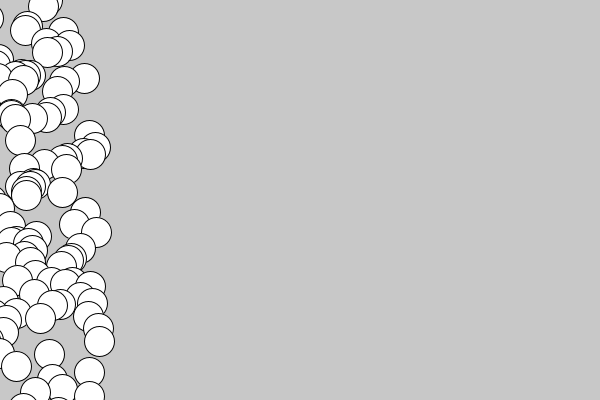
Frame 1 (no input)
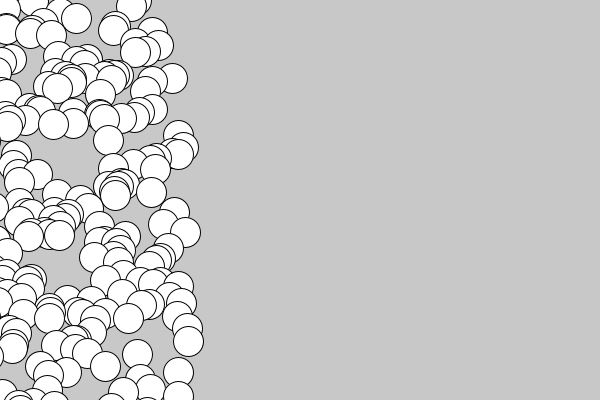
Frame 60 (the mouse pressed at the canvas centre just before this capture)
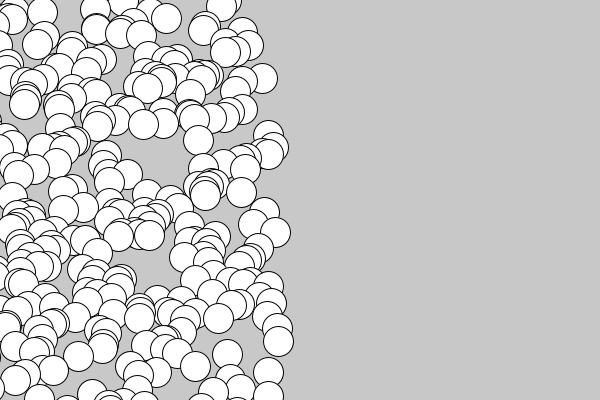
Frame 120 (the mouse held since frame 60 and released just before this capture)

The Processing sketch that drew these frames (run headless with seeded random() and noise(); from frame 60 on, the mouse is pressed at the canvas centre):

// Processing sketch: processing_39736
// ── processing_39736.pde

/* 

Title: Test for Week 03 Final Project, Arrays
Version: Week03_Ex_FinalProject_Test_JustBalls_Arrays

Notes: this was a test to see if I could use arrays to create many circles. I wanted to create many circles
that would move (bounce) from side to side (a motion I succesfully implemented last week), and then bring
them in to my creature sketch. See below for errors.

Course: DIFG 60B2, Creative Computation
Name: David Oppenheim
Date: September 28, 2011

Attribution: This code incorporates/modifies ideas in examples from Casy Reas and Ben Fry's 
"Getting Started with Processing"
*/

// BALL VARIABLES


//int ballX = 600; // Ball starting position (right side of screen)
int ballRadius = 15;
int ballSpeed = 5; 


// DECLARE AND INITIALIZE ARRAY

float [] manyBalls = new float[2000];

// SETUP

void setup() {
  size(600,400); 
  smooth();
  frameRate(30); 

// For LOOP giving ball random locations

for (int i = 0; i < manyBalls.length; i++) {
  manyBalls[i] = random(-1000, 100);
  }
}

// DRAW

void draw() {
  background(200);   
  ellipseMode(RADIUS);
//  displayBall();
//  bounceBall();
 
 for (int i = 0; i < manyBalls.length; i++) {
 manyBalls[i] += 1.5;
 float y = i * 0.4;
 ellipse(manyBalls[i],y,ballRadius,ballRadius);

  }
}
/*
// ADD MOVEMENT TO BALLS ?? INTRODUCES ERROR "Cannot find anything named "i"

 manyBalls[i] = manyBalls[i] + ballSpeed; // move ball (add current speed to ball x position)
  
  if ((manyBalls[i] > width) || (manyBalls[i] < 0)) {
    ballSpeed = ballSpeed * -1; // change direction
    ballRadius = 22;
  }

}
*/



/* 
// MY ORIGINAL FUNCTIONS (METHODS) FROM LAST WEEK THAT DISPLAYED ONE BALL AND BOUNCED IT AGAINST EACH SIDE OF 
THE SKETCH, MOVING SIDE TO SIDE

// displayBall

void displayBall() {
  fill(234,80,80); 
  ellipse(ballX,50,ballRadius,ballRadius);
  ballRadius = constrain(ballRadius-1,15,22);

}

// bounceBall

void bounceBall() { // Tried to introduce argument here "int ballSpeed" and pass in value 5 from up in the draw() section of code, specifically, bounceBall(5)
  ballX = ballX + ballSpeed; // move ball (add current speed to ball x position)
  
  if ((ballX > width) || (ballX < 0)) {
    ballSpeed = ballSpeed * -1; // change direction
    ballRadius = 22;
  }

}

*/
